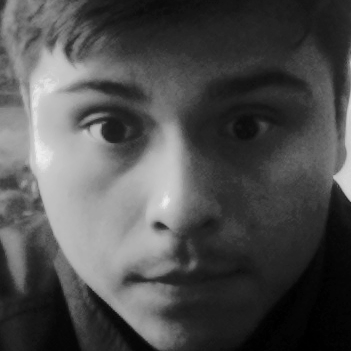
//> input picture faceRecognition/training_samples/dcface_8.png, 351 x 351 px, given in place of the camera
$ ./build_FRMachine   (built with g++ and OpenCV 4)
//> lines starting //> are read from the running program, lines starting //| are printed output that depends on the picture; after the words box and inside, x2 and y2 are one past the last pixel; in counts of white or black regions, pixels touching at a corner belong together
//-------------------------------------------------------------------------------------------------
//  AUTH: David Chalco
//  DESC: Facal Recognition Example
//  DATE: 06-04-2017
//  NOTE: See similar matlab ex. :""
//-------------------------------------------------------------------------------------------------
#include "opencv2/objdetect.hpp"
#include "opencv2/highgui.hpp"
#include "opencv2/imgproc.hpp"
#include <opencv2/opencv.hpp>
#include <iostream>
#include <stdio.h>
#include <string.h>
#include <vector>
#include <time.h>
//-------------------------------------------------------------------------------------------------
#define PATH_FACE_CASCADE "./HAAR_faceData/haarcascade_frontalface_alt.xml"
#define DEBUG
//-------------------------------------------------------------------------------------------------
using namespace cv;
using namespace cv::ml;
using namespace std;
//-------------------------------------------------------------------------------------------------
void show_instructions(void);
void generate_DB_HOGs(char* db_path, char* sample_file, int Nsamples);
Mat get_hogdescriptor_visu(const Mat & color_origImg, vector < float > & descriptorValues, const Size & size );
vector <Rect> detectAndDisplay( Mat frame, Mat frame_gray, CascadeClassifier face_cascade );
void train_svm( const vector< Mat > & gradient_lst, const vector< int > & labels );
void push_HOG(vector < Mat > & gradients, Mat & roi, HOGDescriptor & hog, vector < Point > & location, vector < float > & descriptors);
void convert_to_ml(const std::vector< cv::Mat > & train_samples, cv::Mat& trainData );
void get_svm_detector(const Ptr<SVM>& svm, vector< float > & hog_detector );
//-------------------------------------------------------------------------------------------------
int main(int argc, char** argv) {
    // NOTE: Unstable! Will crash for numbers with more than 24-digits
    char sample_name[32] = {0};

    // Activate default native camera
    VideoCapture cap(0);
    if(!cap.isOpened()) return -1;

    // Show instructions
    show_instructions();

    // Load up training data info HOG
    int NPsamples = -1;
    int NNsamples = -1;
    FILE* f_trainingInfo = fopen("./training_samples/info.txt", "r");
    assert(f_trainingInfo != NULL);
    fscanf(f_trainingInfo, "Number of p-samples = %d\nNumber of n-samples = %d\n", &NPsamples, &NNsamples);
    fclose(f_trainingInfo);

    // Load up face detection cascades for face localization HAAR
    CascadeClassifier face_cascade;
    if( !face_cascade.load( PATH_FACE_CASCADE ) )
    {
        printf("--(!)Error loading\n");
        return -1;
    }

    // Start video capture
    vector < Mat > gradients;
    vector < int > labels;
    Mat bw_sample, frame;
    vector< Rect > face;

    // HOG variables
    Mat gray;
    HOGDescriptor hog;
    vector< Point > location;
    vector< float > descriptors;
    vector< Rect > test_locations;
    bool run_HOGMachine = false;

    // SVM variables
    Ptr<SVM> svm;
    HOGDescriptor my_hog;
    HOGDescriptor sample_hog;
    Mat test, draw;
//-------------------------------------------------------------------------------------------------
//    ROUTINE
//-------------------------------------------------------------------------------------------------
    char kin;
    for(;;)
    {
        kin = waitKey(30);
//> the 'q' key is pressed
        cap >> frame;                   // Capture frame
//> frame is the input picture: 351 rows x 351 cols, CV_8UC3; min 0, max 239, mean 78.3
        if (frame.empty()) continue;    // Skip empty frames

        // Get gray scale image and Histogram Equalize to diminish lighting influences
        cvtColor( frame, bw_sample, CV_BGR2GRAY );
        equalizeHist( bw_sample, bw_sample);
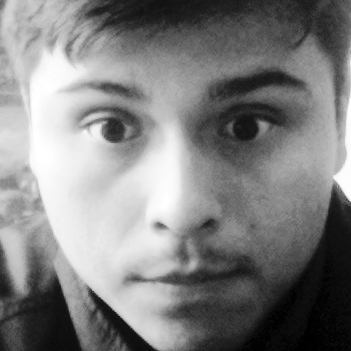
//> bw_sample: 351 rows x 351 cols, CV_8UC1; min 0, max 255, mean 128.5

        // Detect faces
        printf("running face detect\n");
        face = detectAndDisplay( frame, bw_sample, face_cascade);
        imshow("Press 'c' to capture sample", frame);
//-------------------------------------------------------------------------------------------------
//    Build the HOG recognition SVM
//-------------------------------------------------------------------------------------------------
        if (run_HOGMachine == false)
        {
            switch(kin) {
                case 'q':
                {
                    // Save modified number of samples
                    FILE* f_trainingInfo = fopen("./training_samples/info.txt", "w+");
                    assert(f_trainingInfo != NULL);

                    // Collect HOG data
                    //generate_DB_HOGs("./training_samples", "dcface_", 1);
                    // CONTINUE HERE : Finish SVM training
                    //train_svm(gradients, labels);

                    fprintf(f_trainingInfo, "Number of p-samples = %d\nNumber of n-samples = %d\n", NPsamples, NNsamples);
                    fclose(f_trainingInfo);
                    return 0;
                }
                case 'p':
                {
                    // Must be a face detected for sampling
                    if (face.size() == 0)
                    {
                        fprintf(stderr, "There must be a face in the frame to sample!\n");
                        continue;
                    }

                    // Crop/Sample the detected face, store the HEQ-GrayScale cropped image for training data
                    sprintf(sample_name, "./training_samples/dcface_%d.png", ++NPsamples);
                    Mat cropped_face = bw_sample(face[0]);  // Gray scale and Histogram-Equalized

                    // Show the cropped out, histogram-equalized face
                    imshow("Grayscale & Histogram-Equalized Sampled face", cropped_face);
                    imwrite(sample_name, cropped_face);
                    printf("Face located @ (%d,%d)\n", face[0].x, face[0].y);
                    printf("Size of image = %dx%d\n", face[0].width, face[0].height);

                    // Append another HOG Entry and assign label
                    push_HOG(gradients, cropped_face, hog, location, descriptors);
                    labels.push_back(+1);

                    // Visualize HOG descriptors
                    imshow( "HOG visual of sample", get_hogdescriptor_visu( cropped_face.clone(), descriptors, hog.winSize ) );
                    break;
                }
                case 'n':
                {
                    // Process any/all captured faces
                    Mat neg_face;
                    for (int i=0; i<face.size(); i++)
                    {
                        neg_face = bw_sample(face[i]);

                        // Crop/Sample the detected face, store the HEQ-GrayScale cropped image for training data
                        sprintf(sample_name, "./training_samples/neg_%d.png", ++NNsamples);
                        imshow("Negative captured face", neg_face);
                        imwrite(sample_name, neg_face);

                        // Append to negative HOG descriptors
                        push_HOG(gradients, neg_face, hog, location, descriptors);
                        labels.push_back(-1);

                        #ifdef DEBUG
                        imshow( "HOG visual of negative captured face", get_hogdescriptor_visu( neg_face.clone(), descriptors, hog.winSize ) );
                        #endif
                    }

                    // Subdivide the whole frame into subsets of the HOG window size for more negative images
                    // NOTE: This was intended for use with cameras that capture images bigger than hog window size = 128 x 128
                    Mat sub_img;
                    for (int i=0; i<bw_sample.size().width - 127; i+=127)
                    {
                        for (int j=0; j<bw_sample.size().height - 127; j+=127)
                        {
                            // Extract subimage, HOG process, and store
                            sub_img = bw_sample(Rect(i,j,128,128));
                            printf("i = %d\nj = %d\n", i,j);

                            // Crop/Sample the detected face, store the HEQ-GrayScale cropped image for training data
                            sprintf(sample_name, "./training_samples/neg_%d.png", ++NNsamples);
                            imshow("(-) Sub-image", sub_img);
                            imwrite(sample_name, sub_img);

                            // Generate negative HOG data for each sub image in background
                            push_HOG(gradients, sub_img, hog, location, descriptors);
                            labels.push_back(-1);

                            #ifdef DEBUG
                            imshow( "HOG visual of (-) sub image", get_hogdescriptor_visu( sub_img.clone(), descriptors, hog.winSize ) );
                            #endif
                        }
                    }
                    break;
                }
                case 't':
                {
                    // Train the SVM and begin searching
                    train_svm(gradients, labels);

                    // Load the trained SVM.
                    sample_hog.winSize = Size(128,128);
                    svm = StatModel::load<SVM>( "myface_SVMdetector.yml" );
                    // Set the trained svm to my_hog
                    vector< float > hog_detector;
                    get_svm_detector( svm, hog_detector );
                    sample_hog.setSVMDetector( hog_detector );

                    // Begin detection
                    printf("Starting Search...\n");
                    run_HOGMachine = true;
                    break;
                }

            }
        }
//-------------------------------------------------------------------------------------------------
//    Use the HOG recognition SVM
//-------------------------------------------------------------------------------------------------
        else if (run_HOGMachine == true)
        {
            printf("face.size() = %lu\n", face.size());
            if (face.size() <= 0)
            {
                printf("No faces detected\n");
                continue;
            }

            printf("running detectMultiScale\n");
            // Test the first face you find against the SVM
            test = bw_sample(face[0]);
            test_locations.clear();
            sample_hog.detectMultiScale( test, test_locations );
            printf("detect multiscale is chilling\n");

            for (int i=0; i<test_locations.size(); i++)
            {
                printf("Faces detected. Is David there? [YES] @ (%d,%d)\n", face[0].x, face[0].y);
            }

            if (test_locations.size() == 0)
            {
                printf("Faces detected. Is David there? [NO]\n");;
            }
        }
//------------------------------------------------------------------------------------------------
//    *** END * ROUTINE ***
//-------------------------------------------------------------------------------------------------
    }
    // Close files
    fclose(f_trainingInfo);
    return 0;
}
//-------------------------------------------------------------------------------------------------
//  API
//-------------------------------------------------------------------------------------------------
void show_instructions() {
    FILE* f_insn = fopen("./instruct.txt", "r+");
    char buf[64] = {0};

    assert(f_insn != NULL);
    while(fgets(buf, sizeof(buf), f_insn)) printf("%s",buf);
    fclose(f_insn);
}

// See: http://study.marearts.com/2014/04/example-source-code-of-extract-hog.html
// Generates hog files
// [200 lines left out: functions generate_DB_HOGs, get_hogdescriptor_visu, not called in this run]

// Uses HAAR cascades to detect faces. Also returns the Grayscale convervted frame
vector <Rect> detectAndDisplay(Mat frame, Mat frame_gray, CascadeClassifier face_cascade )
{
  std::vector<Rect> faces;

  //-- Detect faces
  face_cascade.detectMultiScale( frame_gray, faces, 1.1, 2, 0|CV_HAAR_SCALE_IMAGE, Size(30, 30) );
//> faces = 1 Rect (x, y, width, height): [16, 18, 317, 317]

  // [FIX ME]: Only single-face capture when taking P-samples
  /*
  if ( faces.size() > 1)
  {
      printf("Only one face at time!\n");
      return vector<Rect>();
  }*/

  // Display square around all faces
  for (int i=0; i<faces.size(); i++)
  {
      Point TL_corner( faces[i].x, faces[i].y );
      Point TR_corner( faces[i].x + faces[i].width, faces[i].y + faces[i].height );
      if( i == 0) rectangle( frame, TL_corner, TR_corner, Scalar(0,255, 0), 4, 8, 0 );
      else        rectangle( frame, TL_corner, TR_corner, Scalar(255,0, 0), 4, 8, 0 );
  }
//> this loop made 1 pass
//> (TL_corner, TR_corner) on pass 1: (Point(16, 18), Point(333, 335))
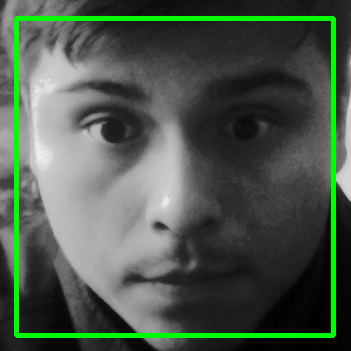
//> frame: 351 rows x 351 cols, CV_8UC3; 5.14% of pixels changed, all inside (x1, y1, x2, y2) = (14, 16, 336, 338)
//> (the program exits here)

$ run again, on faceRecognition/training_samples/dcface_9.png
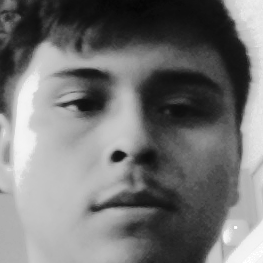
//> input picture faceRecognition/training_samples/dcface_9.png, 263 x 263 px, given in place of the camera
//> frame is the input picture: 263 rows x 263 cols, CV_8UC3; min 5, max 255, mean 116
//> in main, `equalizeHist( bw_sample, bw_sample);`:
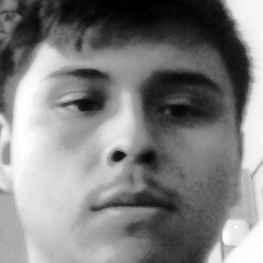
//> bw_sample: 263 rows x 263 cols, CV_8UC1; min 0, max 255, mean 128.6
//> faces = 1 Rect (x, y, width, height): [20, 15, 227, 227]
//> the loop in detectAndDisplay, `for (int i=0; i<faces.size(); i++)` made 1 pass
//> (TL_corner, TR_corner) on pass 1: (Point(20, 15), Point(247, 242))
//> after the loop in detectAndDisplay, `for (int i=0; i<faces.size(); i++)`:
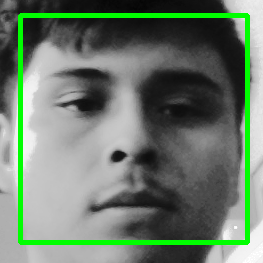
//> frame: 263 rows x 263 cols, CV_8UC3; 6.55% of pixels changed, all inside (x1, y1, x2, y2) = (18, 13, 250, 245)

$ run again, on faceRecognition/training_samples/neg_100.png
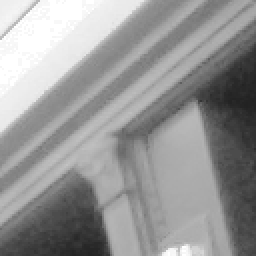
//> input picture faceRecognition/training_samples/neg_100.png, 128 x 128 px, given in place of the camera (shown 2 times larger)
//> frame is the input picture: 128 rows x 128 cols, CV_8UC3; min 33, max 255, mean 150.4
//> in main, `equalizeHist( bw_sample, bw_sample);`:
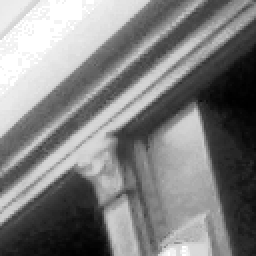
//> bw_sample: 128 rows x 128 cols, CV_8UC1 (shown 2 times larger); min 0, max 255, mean 129
//> faces = empty

$ run again, on faceRecognition/training_samples/neg_101.png
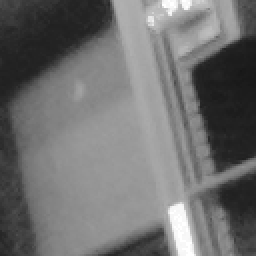
//> input picture faceRecognition/training_samples/neg_101.png, 128 x 128 px, given in place of the camera (shown 2 times larger)
//> frame is the input picture: 128 rows x 128 cols, CV_8UC3; min 22, max 255, mean 111.6
//> in main, `equalizeHist( bw_sample, bw_sample);`:
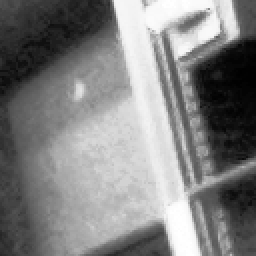
//> bw_sample: 128 rows x 128 cols, CV_8UC1 (shown 2 times larger); min 0, max 255, mean 129.1
//> faces = empty
